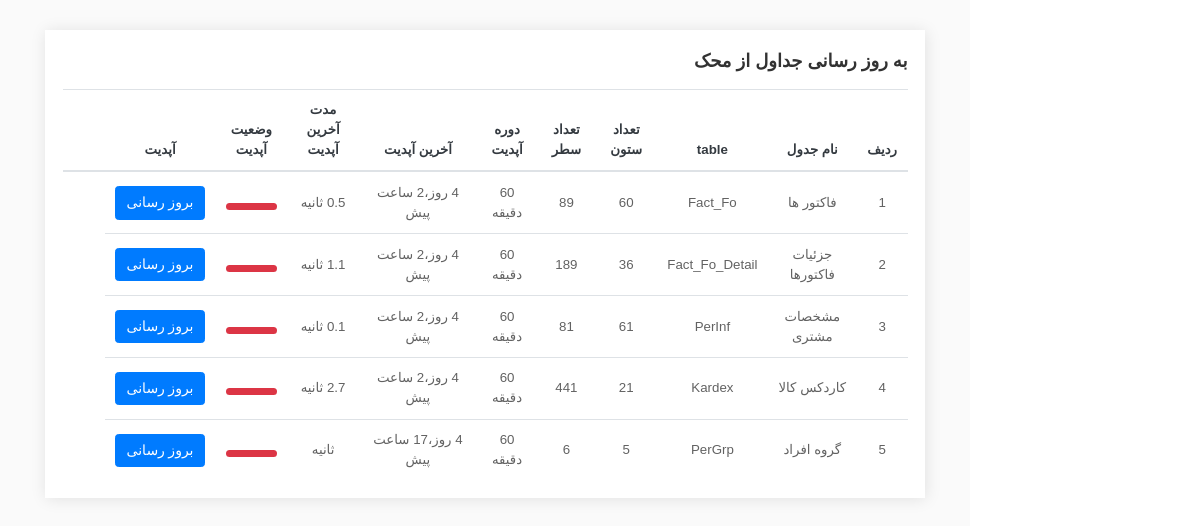
Before: /updatedb with the older database file.
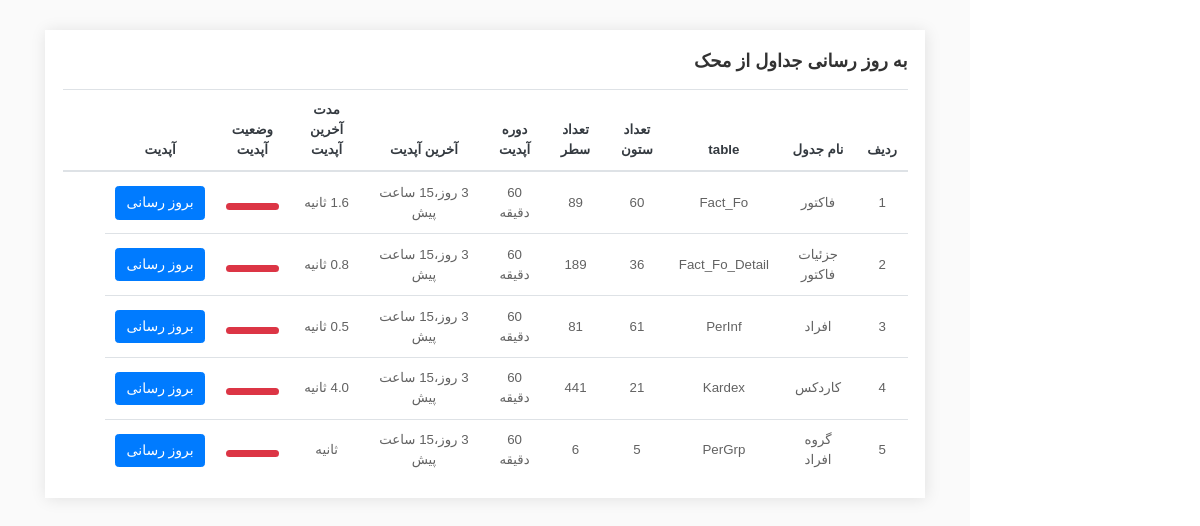
After: the same page with the newer database file.
### mahakupdate/models.py (models this page shows, shortened)
class Mtables(models.Model):
    in_use = models.BooleanField(default=False, verbose_name='در حال استفاده است')
    none_use = models.BooleanField(default=False, verbose_name=' بدون استفاده')
    name = models.CharField(blank = True,null = True,max_length=150, verbose_name='نام جدول')
    description = models.CharField(blank = True,null = True,max_length=150, verbose_name='توضیح')
    row_count = models.IntegerField(blank = True,null = True,default=0, verbose_name='تعداد ردیف ها')
    cloumn_count = models.IntegerField(blank = True,null = True,default=0, verbose_name='تعداد ستون ها')
    last_update_time = models.DateTimeField(default=timezone.now, blank=True, null=True, verbose_name='آخرین آپدیت')
    update_period = models.IntegerField(default=60, blank=True, null=True, verbose_name='بازه به‌روزرسانی (دقیقه)')
    update_duration = models.FloatField(blank=True, null=True, verbose_name='مدت زمان به‌روزرسانی (ثانیه)')
    class Meta:
        verbose_name = 'جدول محک'
        verbose_name_plural = 'جداول محک'

### mahakupdate/views.py (the view)
# urls.py: path('updatedb', Updatedb, name="updatedb"),
def Updatedb(request):
    ff = Kardex.objects.filter(code_kala=58692)
    print(ff)
    for f in ff:
        print(f.pdate, f.stock, f.radif)
    tables = Mtables.objects.filter(in_use=True)
    for t in tables:
        tsinse = (timezone.now() - t.last_update_time).total_seconds() / 60
        if tsinse / t.update_period >= 1:
            t.progress_bar_width = 100
            t.progress_class = 'skill2-bar bg-danger'
        elif tsinse / t.update_period < 0.4:
            t.progress_class = 'skill2-bar bg-success'
            t.progress_bar_width = tsinse / t.update_period * 100
        elif tsinse / t.update_period < 0.9:
            t.progress_bar_width = tsinse / t.update_period * 100
            t.progress_class = 'skill2-bar bg-warning'
        elif tsinse / t.update_period < 1:
            t.progress_bar_width = tsinse / t.update_period * 100
            t.progress_class = 'skill2-bar bg-danger'
        if t.name == 'Fact_Fo':
            t.url1 = 'update/factor'
        if t.name == 'GoodInf':
            t.url1 = 'update/kala'
        if t.name == 'Fact_Fo_Detail':
            t.url1 = 'update/factor-detail'
        if t.name == 'Kardex':
            t.url1 = 'update/kardex'
        if t.name == 'PerInf':
            t.url1 = 'update/person'
    context = {
        'title': 'صفحه آپدیت جداول',
        'tables': tables
    }
    return render(request, 'updatepage.html', context)

### mahakupdate/models.py (called while the page is built)
    def __str__(self):
        return str(self.pdate)  # تصحیح به str

### mahakupdate/templates/updatepage.html (shortened to what this page needs)
{% extends 'shared/_MainLayout.html' %}
{% load humanize %}
{% load static %}
{% block content %}
    <div class="content-wrapper">
<div class="col-xl-12 mb-30">
           <div class="card card-statistics h-100">
           <div class="card-body">
             <h5 class="card-title pb-0 border-0">به روز رسانی جداول از محک </h5>
              <div class="btn-group info-drop">
                <button type="button" class="dropdown-toggle-split text-muted" data-toggle="dropdown" aria-haspopup="true" aria-expanded="false"><i class="ti-more"></i></button>
              </div>
              <div class="table-responsive">
              <table class="table center-aligned-table mb-0 text-center">
                <thead>
                  <tr class="text-dark">
                    <th>ردیف</th>
                      <th>نام جدول</th>
                      <th>table</th>
                    <th>تعداد ستون</th>
                    <th>تعداد سطر</th>
                    <th>دوره آپدیت</th>
                    <th>آخرین آپدیت</th>
                      <th>مدت آخرین آپدیت</th>
                      <th>وضعیت آپدیت</th>
                    <th>آپدیت</th>
                    <th></th>
                    <th></th>
                  </tr>
                </thead>
                <tbody>
                  {% for t in tables %}
                      <tr>
                      <td>{{ forloop.counter }}</td>
                          <td>{{ t.description }}</td>
                          <td>{{ t.name }}</td>
                      <td>{{ t.cloumn_count }}</td>
                      <td>{{ t.row_count }}</td>
                      <td>{{ t.update_period }} دقیقه </td>
                      <td>{{ t.last_update_time|timesince }} پیش </td>
                      <td>{{ t.update_duration|floatformat:1 }} ثانیه </td>
                          <td>
                      <div class="progress progress-small mt-2">
                            <div class="skill2-bar {{ t.progress_class }}"
                                 role="progressbar"
                                 style="width: {{ t.progress_bar_width }}%"
                                 aria-valuenow="{{ t.progress_bar_width }}"
                                 aria-valuemin="0"
                                 aria-valuemax="100"></div>
                        </div>
                    </td>
                      <td><a href="{{ t.url1 }}"><button type="button" class="btn btn-primary">بروز رسانی</button></a></td>
                      </tr>
        {% endfor %}
                </tbody>
              </table>
            </div>
            </div>
          </div>
        </div>
    </div>
{% endblock %}

### templates/shared/_MainLayout.html (shortened to what this page needs)
{% load static %}
{% load render_partial %}
<!DOCTYPE html>
<html lang="fa" dir="rtl">
<head>
    {% include 'shared/_HeaderReferences.html' %}
</head>
<body>
<div class="wrapper">
    <div class="container-fluid">
        <div class="row">
            {% block content %}{% endblock %}
        </div>
    </div>
</div>
</body>
</html>

### templates/shared/_HeaderReferences.html (shortened to what this page needs)
{% load static %}
<link rel="stylesheet" type="text/css" href="{% static 'css/style.css' %}" />
<link rel="stylesheet" type="text/css" href="{% static 'css/bootstrap-select.min.css' %}" />
<link rel="stylesheet" type="text/css" href="{% static 'css/bootstrap-table.min.css' %}" />
<link rel="stylesheet" href="{% static 'css/charts.min.css' %}">

### templates/shared/_FooterReferences.html (shortened to what this page needs)
{% load static %}

Changed rows visible on the page:
changed Mtables "Fact_Fo": description "فاکتور ها" → "فاکتور"; last_update_time "4 روز،2 ساعت" → "3 روز،15 ساعت"
changed Mtables "Fact_Fo_Detail": description "جزئیات فاکتورها" → "جزئیات فاکتور"; last_update_time "4 روز،2 ساعت" → "3 روز،15 ساعت"
changed Mtables "PerInf": description "مشخصات مشتری" → "افراد"; last_update_time "4 روز،2 ساعت" → "3 روز،15 ساعت"
changed Mtables "Kardex": description "کاردکس کالا" → "کاردکس"; last_update_time "4 روز،2 ساعت" → "3 روز،15 ساعت"; update_duration (not shown) → "4.0"
changed Mtables "گروه افراد": last_update_time "4 روز،17 ساعت" → "3 روز،15 ساعت"
